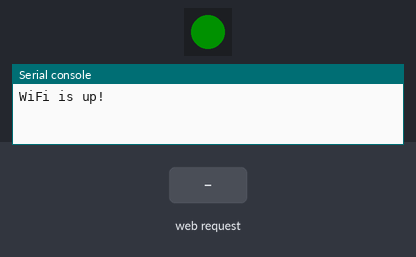
Simulated run of this program. Board: Pycom board running MicroPython. On the bench: 1 RGB LEDs in strip order, left to right, the last lines printed to the serial console. The test bench sets the inputs (shaded band). Dim RGB values are drawn brighter than linear; the interpreter's speed is modelled, so counts of loop turns are approximate; threads take turns every 2 ms.

Above: at 3.2 s.
3.3 s: HTTP request GET /color received
At 3.7 s:
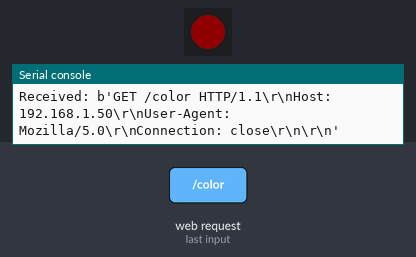
5.3 s: HTTP request GET / received
At 6.3 s:
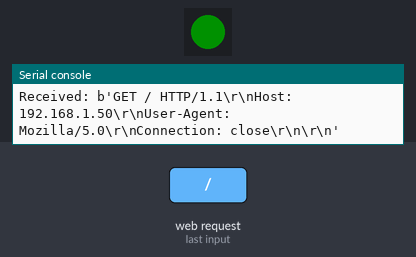
6.8 s: HTTP request GET /hello received
At 7.1 s:
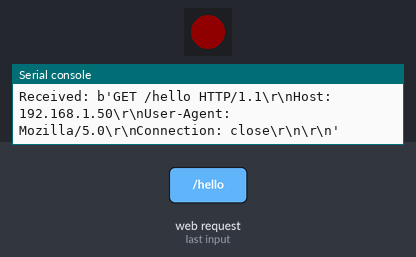
Timing chart, 0 to 9.8 s (numbered marks = the images above; inputs shaded):
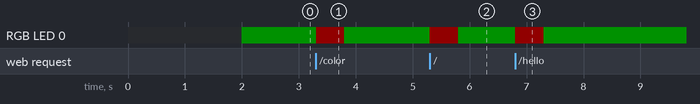

The program:

wifi_test.py
```python
import usocket
import _thread
import time
from network import WLAN
import pycom

availablecolor = 0x001100
connectioncolor = 0x110000

# Thread for handling a client
def client_thread(clientsocket,n):
    # Receive maxium of 12 bytes from the client
    r = clientsocket.recv(4096)

    # If recv() returns with 0 the other end closed the connection
    if len(r) == 0:
        clientsocket.close()
        return
    else:
        # Do something wth the received data...
        print("Received: {}".format(str(r))) #uncomment this line to view the HTTP request

    http = "HTTP/1.1 200 OK\r\nContent-Type: text/html\r\nConnection:close \r\n\r\n" #HTTP response

    if "GET / " in str(r):
        #this is a get response for the page
        # Sends back some data
        clientsocket.send(http + "<html><body><h1> You are connection "+ str(n) + "</h1><br> Your browser will send multiple requests <br> <a href='/hello'> hello!</a><br><a href='/color'>change led color!</a></body></html>")
    elif "GET /hello "in str(r):

        clientsocket.send(http + "<html><body><h1> Hello to you too! </h1><br> <a href='/'> go back </a></body></html>")
    elif "GET /color" in str(r):
        pycom.rgbled(0xFFFFFF)
        clientsocket.send(http + "<html><body><h1> You are connection "+ str(n) + "</h1><br> Your browser will send multiple requests <br> <a href='/hello'> hello!</a><br><a href='/color'>change led color!</a></body></html>")

    # Close the socket and terminate the thread

    clientsocket.close()
    pycom.rgbled(connectioncolor)
    time.sleep_ms(500)
    pycom.rgbled(availablecolor)

time.sleep(1)
wifi = WLAN()
wifi.init(mode=WLAN.AP, ssid="hello", auth=None, channel=1)
print("WiFi is up!")
time.sleep(1)
pycom.heartbeat(False)
pycom.rgbled(availablecolor)

# Set up server socket
serversocket = usocket.socket(usocket.AF_INET, usocket.SOCK_STREAM)
serversocket.setsockopt(usocket.SOL_SOCKET, usocket.SO_REUSEADDR, 1)
serversocket.bind(("192.168.4.1", 80))

# Accept maximum of 5 connections at the same time
serversocket.listen(5)

# Unique data to send back
c = 1
while True:
    # Accept the connection of the clients
    (clientsocket, address) = serversocket.accept()
    # Start a new thread to handle the client
    _thread.start_new_thread(client_thread, (clientsocket, c))
    c = c+1
serversocket.close()

 
```

Measured:
- after the input at 3.3 s, RGB LED 0: RGB(0, 17, 0) → RGB(17, 0, 0) at once, → RGB(0, 17, 0) 0.50 s later
- after the input at 5.3 s, RGB LED 0: RGB(0, 17, 0) → RGB(17, 0, 0) at once, → RGB(0, 17, 0) 0.50 s later
- after the input at 6.8 s, RGB LED 0: RGB(0, 17, 0) → RGB(17, 0, 0) at once, → RGB(0, 17, 0) 0.50 s later
